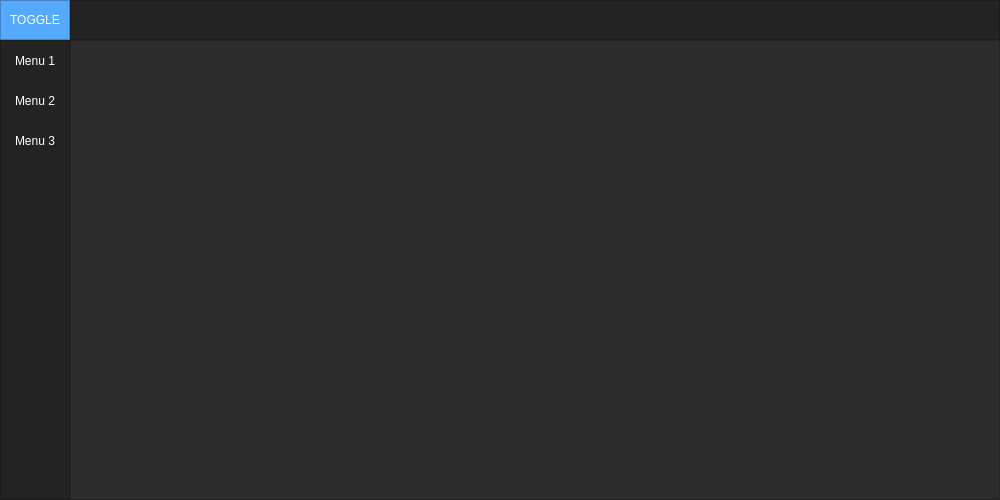
<?xml version="1.0" encoding="UTF-8"?>
<ui version="4.0">
 <class>MainWindow</class>
 <widget class="QMainWindow" name="MainWindow">
  <property name="geometry">
   <rect>
    <x>0</x>
    <y>0</y>
    <width>1000</width>
    <height>500</height>
   </rect>
  </property>
  <property name="minimumSize">
   <size>
    <width>1000</width>
    <height>500</height>
   </size>
  </property>
  <property name="windowTitle">
   <string>MainWindow</string>
  </property>
  <property name="styleSheet">
   <string notr="true">background-color: rgb(45, 45, 45);</string>
  </property>
  <widget class="QWidget" name="centralwidget">
   <layout class="QVBoxLayout" name="verticalLayout">
    <property name="spacing">
     <number>0</number>
    </property>
    <property name="leftMargin">
     <number>0</number>
    </property>
    <property name="topMargin">
     <number>0</number>
    </property>
    <property name="rightMargin">
     <number>0</number>
    </property>
    <property name="bottomMargin">
     <number>0</number>
    </property>
    <item>
     <widget class="QFrame" name="Top_Bar">
      <property name="maximumSize">
       <size>
        <width>16777215</width>
        <height>40</height>
       </size>
      </property>
      <property name="styleSheet">
       <string notr="true">background-color: rgb(35, 35, 35);</string>
      </property>
      <property name="frameShape">
       <enum>QFrame::NoFrame</enum>
      </property>
      <property name="frameShadow">
       <enum>QFrame::Raised</enum>
      </property>
      <layout class="QHBoxLayout" name="horizontalLayout">
       <property name="spacing">
        <number>0</number>
       </property>
       <property name="leftMargin">
        <number>0</number>
       </property>
       <property name="topMargin">
        <number>0</number>
       </property>
       <property name="rightMargin">
        <number>0</number>
       </property>
       <property name="bottomMargin">
        <number>0</number>
       </property>
       <item>
        <widget class="QFrame" name="frame_toggle">
         <property name="maximumSize">
          <size>
           <width>70</width>
           <height>40</height>
          </size>
         </property>
         <property name="styleSheet">
          <string notr="true">background-color: rgb(85, 170, 255);</string>
         </property>
         <property name="frameShape">
          <enum>QFrame::StyledPanel</enum>
         </property>
         <property name="frameShadow">
          <enum>QFrame::Raised</enum>
         </property>
         <layout class="QVBoxLayout" name="verticalLayout_2">
          <property name="spacing">
           <number>0</number>
          </property>
          <property name="leftMargin">
           <number>0</number>
          </property>
          <property name="topMargin">
           <number>0</number>
          </property>
          <property name="rightMargin">
           <number>0</number>
          </property>
          <property name="bottomMargin">
           <number>0</number>
          </property>
          <item>
           <widget class="QPushButton" name="button_toggle">
            <property name="sizePolicy">
             <sizepolicy hsizetype="Expanding" vsizetype="Expanding">
              <horstretch>0</horstretch>
              <verstretch>0</verstretch>
             </sizepolicy>
            </property>
            <property name="styleSheet">
             <string notr="true">color: rgb(255, 255, 255);
border: 0px solid;</string>
            </property>
            <property name="text">
             <string>TOGGLE</string>
            </property>
           </widget>
          </item>
         </layout>
        </widget>
       </item>
       <item>
        <widget class="QFrame" name="frame_top">
         <property name="frameShape">
          <enum>QFrame::StyledPanel</enum>
         </property>
         <property name="frameShadow">
          <enum>QFrame::Raised</enum>
         </property>
        </widget>
       </item>
      </layout>
     </widget>
    </item>
    <item>
     <widget class="QFrame" name="Content">
      <property name="frameShape">
       <enum>QFrame::NoFrame</enum>
      </property>
      <property name="frameShadow">
       <enum>QFrame::Raised</enum>
      </property>
      <layout class="QHBoxLayout" name="horizontalLayout_2">
       <property name="spacing">
        <number>0</number>
       </property>
       <property name="leftMargin">
        <number>0</number>
       </property>
       <property name="topMargin">
        <number>0</number>
       </property>
       <property name="rightMargin">
        <number>0</number>
       </property>
       <property name="bottomMargin">
        <number>0</number>
       </property>
       <item>
        <widget class="QFrame" name="frame_left_menu">
         <property name="minimumSize">
          <size>
           <width>70</width>
           <height>0</height>
          </size>
         </property>
         <property name="maximumSize">
          <size>
           <width>70</width>
           <height>16777215</height>
          </size>
         </property>
         <property name="styleSheet">
          <string notr="true">background-color: rgb(35, 35, 35);</string>
         </property>
         <property name="frameShape">
          <enum>QFrame::StyledPanel</enum>
         </property>
         <property name="frameShadow">
          <enum>QFrame::Raised</enum>
         </property>
         <layout class="QVBoxLayout" name="verticalLayout_3">
          <property name="spacing">
           <number>6</number>
          </property>
          <property name="leftMargin">
           <number>0</number>
          </property>
          <property name="topMargin">
           <number>0</number>
          </property>
          <property name="rightMargin">
           <number>0</number>
          </property>
          <property name="bottomMargin">
           <number>0</number>
          </property>
          <item alignment="Qt::AlignTop">
           <widget class="QFrame" name="frame_top_menus">
            <property name="frameShape">
             <enum>QFrame::NoFrame</enum>
            </property>
            <property name="frameShadow">
             <enum>QFrame::Raised</enum>
            </property>
            <layout class="QVBoxLayout" name="verticalLayout_4">
             <property name="spacing">
              <number>0</number>
             </property>
             <property name="leftMargin">
              <number>0</number>
             </property>
             <property name="topMargin">
              <number>0</number>
             </property>
             <property name="rightMargin">
              <number>0</number>
             </property>
             <property name="bottomMargin">
              <number>0</number>
             </property>
             <item>
              <widget class="QPushButton" name="button_menu_3">
               <property name="minimumSize">
                <size>
                 <width>0</width>
                 <height>40</height>
                </size>
               </property>
               <property name="styleSheet">
                <string notr="true">QPushButton {
	color: rgb(255, 255, 255);
	background-color: rgb(35, 35, 35);
	border: 0px solid;
}
QPushButton:hover {
	background-color: rgb(85, 170, 255);
}</string>
               </property>
               <property name="text">
                <string>Menu 1</string>
               </property>
              </widget>
             </item>
             <item>
              <widget class="QPushButton" name="button_menu_2">
               <property name="minimumSize">
                <size>
                 <width>0</width>
                 <height>40</height>
                </size>
               </property>
               <property name="styleSheet">
                <string notr="true">QPushButton {
	color: rgb(255, 255, 255);
	background-color: rgb(35, 35, 35);
	border: 0px solid;
}
QPushButton:hover {
	background-color: rgb(85, 170, 255);
}</string>
               </property>
               <property name="text">
                <string>Menu 2</string>
               </property>
              </widget>
             </item>
             <item>
              <widget class="QPushButton" name="button_menu_1">
               <property name="minimumSize">
                <size>
                 <width>0</width>
                 <height>40</height>
                </size>
               </property>
               <property name="styleSheet">
                <string notr="true">QPushButton {
	color: rgb(255, 255, 255);
	background-color: rgb(35, 35, 35);
	border: 0px solid;
}
QPushButton:hover {
	background-color: rgb(85, 170, 255);
}</string>
               </property>
               <property name="text">
                <string>Menu 3</string>
               </property>
              </widget>
             </item>
            </layout>
           </widget>
          </item>
         </layout>
        </widget>
       </item>
       <item>
        <widget class="QFrame" name="frame_pages">
         <property name="frameShape">
          <enum>QFrame::StyledPanel</enum>
         </property>
         <property name="frameShadow">
          <enum>QFrame::Raised</enum>
         </property>
         <layout class="QVBoxLayout" name="verticalLayout_5">
          <item>
           <widget class="QStackedWidget" name="Pages_Widget">
            <widget class="QWidget" name="page"/>
            <widget class="QWidget" name="page_2"/>
           </widget>
          </item>
         </layout>
        </widget>
       </item>
      </layout>
     </widget>
    </item>
   </layout>
  </widget>
 </widget>
 <resources/>
 <connections/>
</ui>
